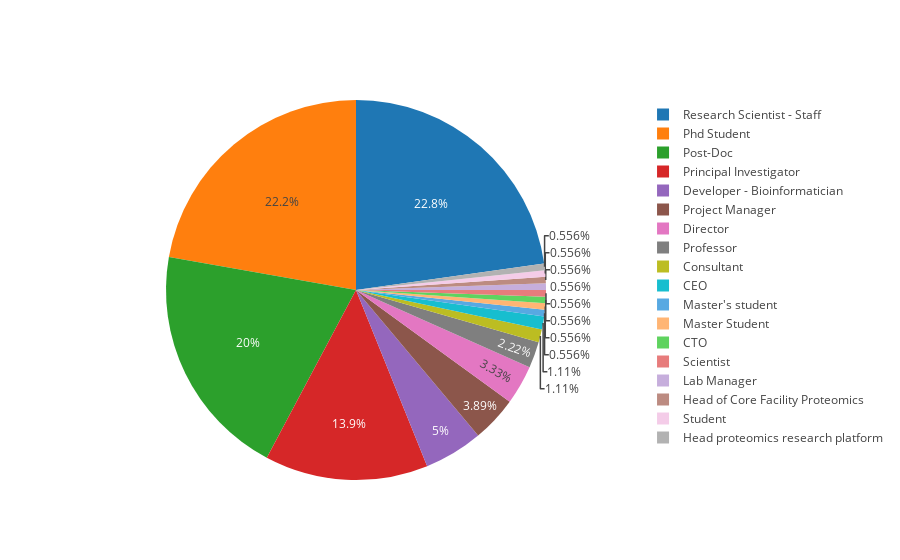

Notebook code cell kept with this figure:
### Markdown cell above
## Position Distribution

Read the position and occupation of every participant of the poll.

### Code cell
positions = data_df.iloc[:,2]
trace = get_pie_chart(positions)
iplot([trace])

### Figure 1 — Plotly figure (JSON) as saved in the notebook; plotly's stock layout.template omitted (floating-point values rounded to 4 significant figures)
{"data": [{"labels": ["Director", "Master's student", "Developer - Bioinformatician", "Master Student", "Professor", "Consultant", "Project Manager", "CEO", "Principal Investigator", "Phd Student", "CTO", "Scientist", "Research Scientist - Staff", "Lab Manager", "Post-Doc", "Head of Core Facility Proteomics", "Student", "Head proteomics research platform"], "type": "pie", "uid": "e8849f3d-1a47-43a1-9960-70e1fde00661", "values": [6, 1, 9, 1, 4, 2, 7, 2, 25, 40, 1, 1, 41, 1, 36, 1, 1, 1]}], "layout": {}}
